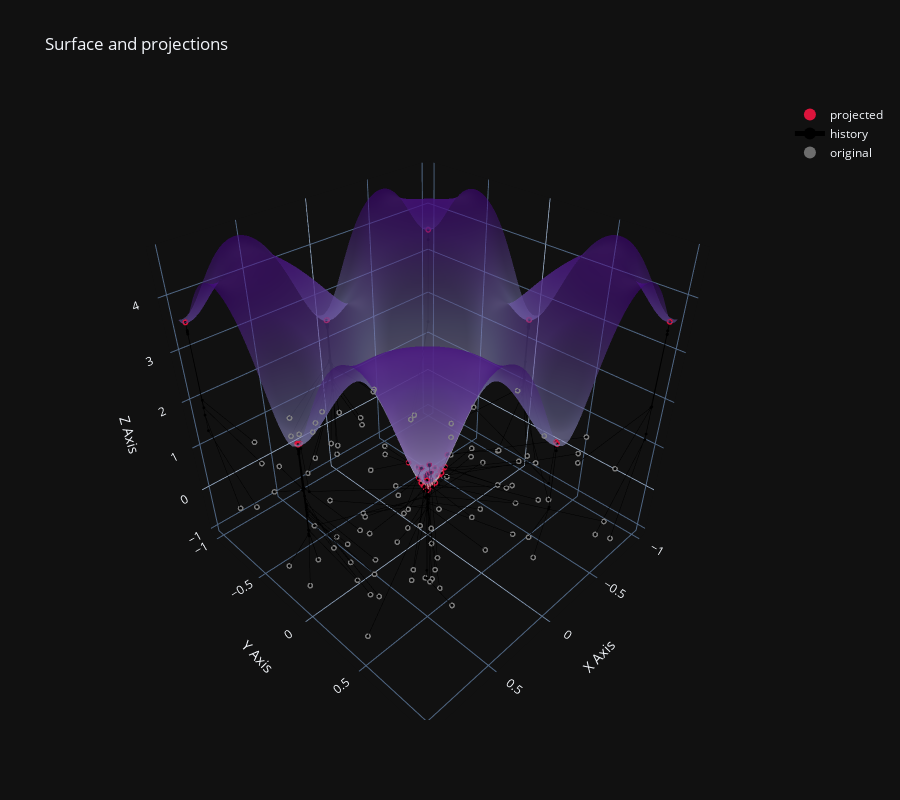

Notebook cell for this chart:
### Code cell
plot_3d_projection(X, mfs.f_ackley, round_cutoff=None, solver_builder=make_solver, plot_history=True, n_iterations=20)
